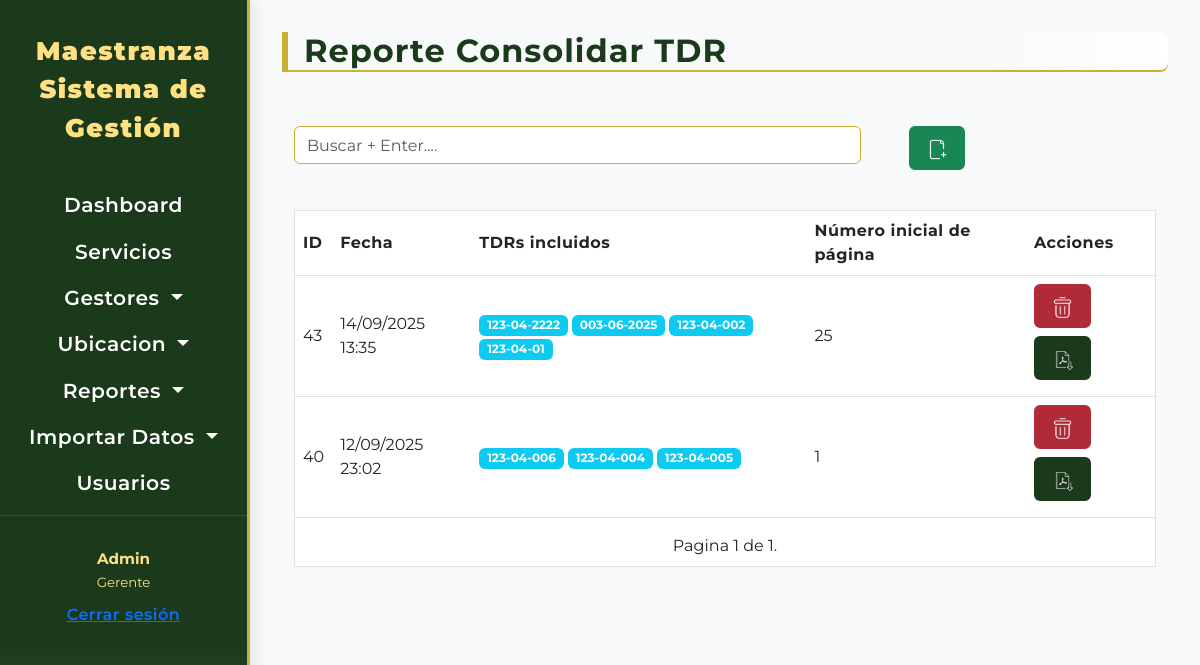
Before: /tdr/consolidados/ (signed in) with the older database file.
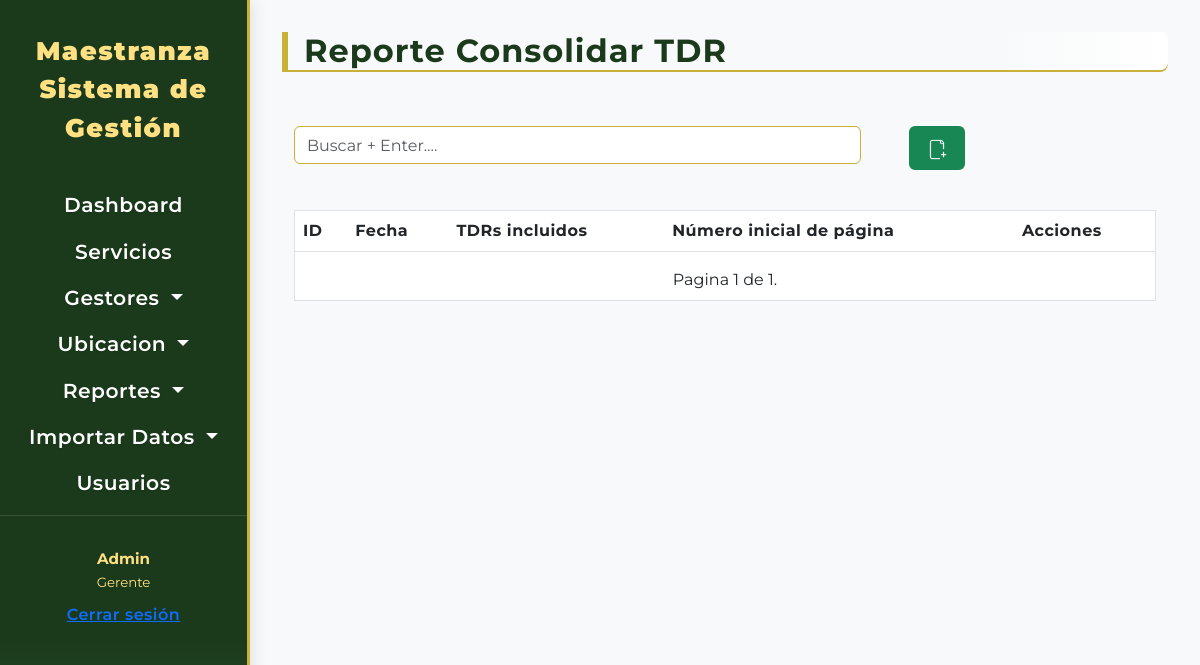
After: the same page with the newer database file.
### tdr/models.py (models this page shows, shortened)
class ConsolidadoTDR(models.Model):
    fecha = models.DateTimeField(auto_now_add=True)
    tdrs = models.ManyToManyField(Requerimiento, related_name='consolidados')
    start_page = models.PositiveIntegerField(default=1)
    def get_borrar_url(self):
        return reverse('consolidado_tdr_borrar', args=[self.id])

class Requerimiento(models.Model):
    vehiculo = models.ForeignKey(
        Vehiculo,
        on_delete=models.CASCADE,
        related_name='requerimientos',
        verbose_name="Vehículo del Requerimiento"
    )
    fecha_creacion = models.DateTimeField(
        auto_now_add=True,
        verbose_name="Fecha de Creación del TDR",
        db_index=True
    )
    informe_tecnico_nro = models.CharField(
        unique=True,
        max_length=50,
        blank=True,
        null=True,
        verbose_name="Nº Informe Técnico"
    )
    servicios_propuestos = models.ManyToManyField(
        DescripcionServicio,
        through='RequerimientoDescripcionDetalle',
        related_name='requerimientos_asociados_servicio',
        verbose_name="Servicios Propuestos en TDR"
    )
    piezas_propuestas = models.ManyToManyField(
        PiezaTDR,
        through='RequerimientoPiezaDetalle',
        related_name='en_requerimientos',
        verbose_name="Piezas Propuestas en TDR"
    )
    class Meta:
        verbose_name = "Requerimiento TDR"
        verbose_name_plural = "Requerimientos TDRs"
        ordering = ['-fecha_creacion']

### tdr/views.py (the view)
# urls.py: path('consolidados/', views.lista_consolidados, name='lista_consolidados'),
@login_required
def lista_consolidados(request):
    search = request.GET.get('search', '').strip()
    consolidados = ConsolidadoTDR.objects.all().order_by('-fecha')
    if search:
        consolidados = consolidados.filter(
            tdrs__informe_tecnico_nro__icontains=search
        ).distinct()
    consolidados = paginacion(request, consolidados)
    return render(request, 'requerimiento/lista_consolidados.html', {
        'consolidados': consolidados,
        'urlindex': 'lista_consolidados',
        'urlcrear': 'consolidado_tdr_seleccion',
    })

### maestranza/utils.py (called while the page is built)
def paginacion(request,modelo):
    paginator = Paginator(modelo, 10)
    page_number = request.GET.get('page',1)
    try:
        modelo = paginator.page(page_number)
    except EmptyPage:
        modelo = paginator.page(paginator.num_pages)
    except PageNotAnInteger:
        modelo = paginator.page(1)
    return modelo

### templates/requerimiento/lista_consolidados.html (shortened to what this page needs)
{% extends "components/tablas.html" %}
{% block titabla %}Reporte Consolidar TDR {% endblock titabla %}
{% block Thead %}
<th>ID</th>
<th>Fecha</th>
<th>TDRs incluidos</th>
<th>Número inicial de página</th>
<th>Acciones</th>
{% endblock Thead %}
{% block tbody %}
{% for consolidado in consolidados %}
<tr>
    <td>{{ consolidado.id }}</td>
    <td>{{ consolidado.fecha|date:"d/m/Y H:i" }}</td>
    <td>
        {% for tdr in consolidado.tdrs.all %}
            <span class="badge bg-info">{{ tdr.informe_tecnico_nro }}</span>
        {% empty %}
            <span class="text-muted">Ninguno</span>
        {% endfor %}
    </td>
    <td>{{ consolidado.start_page }}</td>
    {% include "includes/botones.html" with modelo=consolidado modelomodal='consolidado' modelo_id=consolidado.id %}
</tr>
{% endfor %}
{% endblock tbody %}
{% block tfoot %}
<td colspan="5">{% include "includes/pagination.html" with page=consolidados %}</td>
{% endblock tfoot %}

### templates/components/tablas.html (shortened to what this page needs)
{% extends "base/base.html" %}
{% load static %}
{% block content %}
    <div class="row m-2">
        <h2 class="crud-title">{% block titabla %}{% endblock titabla %}</h2>
    </div>
    <div class="row m-2">
        <div class="col-lg-8 col-xl-8 col-md-7 col-sm-5 mt-4">
            <form action="{% url urlindex %}" method="get" autocomplete="off">
                <input class="form-control w-100 w-md-25" type="search" name="search" placeholder="Buscar + Enter....">
        </div>
        <div class="col-lg-4 col-xl-4 col-md-5 col-sm-7 align-items-space  ">
            <a href="{% url urlcrear %}" class="btn btn-success btn-sm px-4 ms-4 mt-4"><img src="{% static 'img/add.png' %}"
                    alt=" "></a>
        </div>
    </div>
    <div class="m-2 row">
        <div class="col-12 col-lg-12 my-4 mb-lg-0">
            <div class="tab-content ">
                <table class="table table-hover border ">
                    <thead>
                        <tr>
                            {% block Thead %}{% endblock Thead %}
                        </tr>
                    </thead>
                    <tbody>
                        {% block tbody %}{% endblock tbody %}
                    </tbody>
                    <tfoot>
                        <tr>
                            {% block tfoot %}{% endblock tfoot %}
                        </tr>
                    </tfoot>
                </table>
            </div>
        </div>
    </div>
{% endblock content %}

### templates/base/base.html (shortened to what this page needs)
{% load static %}
<!DOCTYPE html>
<html lang="es">
<head>
  <link href="https://cdn.jsdelivr.net/npm/bootstrap@5.3.0/dist/css/bootstrap.min.css" rel="stylesheet">
  <link rel="stylesheet" href="https://cdn.jsdelivr.net/npm/bootstrap-icons@1.11.1/font/bootstrap-icons.css">
  <link rel="stylesheet" href="{% static 'css/base1.css' %}" />
</head>
<body style="min-height: 100vh;">
  <aside class="sidebar-bs5 d-flex flex-column">
    {% include 'includes/navegador.html' %}
  </aside>
  <section class="main-content-wrapper-bs5 flex-grow-1 p-4">
    {% block content %}{% endblock content %}
  </section>
</body>
</html>

### templates/includes/navegador.html (shortened to what this page needs)
<nav>
  <div class="system-title-bs5 text-center">
    Maestranza
    <br>Sistema de Gestión</br>
  </div>
  <div class="sidebar-section-title-bs5 text-center">
    <ul class="nav nav-pills flex-column mb-auto  mb-4 text-center">
      <li class="navbar-item">
        <a class="nav-link" href="{% url 'index' %}">Dashboard</a>
      </li>
      <li class="nav-item">
        <a class="nav-link" href="{% url 'servicio_lista' %}">Servicios</a>
      </li>
      <li class="nav-item dropdown">
        <a class="nav-link dropdown-toggle" href="#" role="button" data-bs-toggle="dropdown" aria-expanded="false">
          Gestores
        </a>
      </li>
      <li class="nav-item dropdown">
        <a class="nav-link dropdown-toggle" href="#" role="button" data-bs-toggle="dropdown" aria-expanded="false">
          Ubicacion
        </a>
      </li>
      <li class="nav-item dropdown">
        <a class="nav-link dropdown-toggle" href="#" role="button" data-bs-toggle="dropdown" aria-expanded="false">
          Reportes
        </a>
      </li>
      <li class="nav-item dropdown">
        <a class="nav-link dropdown-toggle" href="#" role="button" data-bs-toggle="dropdown" aria-expanded="false">
          Importar Datos
        </a>
      </li>
      <li class="nav-item"><a class="nav-link" href="{% url 'usuario_lista' %}">Usuarios</a></li>
    </ul>
  </div>
  <div class="sidebar-footer-bs5 text-center">
    <strong>Admin</strong><br />
    <small>Gerente</small><br />
    <form action="{% url 'logout' %}" method="post" style="display:inline;">
      <button type="submit" class="btn btn-link p-0 m-0 align-baseline">Cerrar sesión</button>
    </form>
  </div>
</nav>

### templates/includes/pagination.html (shortened to what this page needs)
<div class="pagination justify-content-center ">
    <span class="mx-auto step_links nav">
        <span class="current mt-2 ">
            Pagina {{page.number}} de {{page.paginator.num_pages}}.
        </span>
    </span>
</div>

### templates/includes/botones.html (shortened to what this page needs)
{% load static %}
<td>
    <span>
        <a class="btn btn-danger" href="{{ modelo.get_borrar_url }}"
            onclick="return confirm('¿Estás seguro de que deseas borrar este registro?');"><img
                src="{% static 'img/delete.png' %}" alt=" "></a>
        {% if modelomodal == 'consolidado' %}
            <a href="{% url 'generar_consolidado_tdr_pdf' %}?ids={% for tdr in modelo.tdrs.all %}{{ tdr.id }}{% if not forloop.last %},{% endif %}{% endfor %}&start_page={{ modelo.start_page }}"
               class="btn btn-primary" title="Descargar PDF consolidado" target="_blank">
                <img src="{% static 'img/exportar.png' %}" alt=" ">
            </a>
        {% endif %}
    </span>
</td>

### static/css/base1.css (style rules this page uses)
:root { --Primary-color: #1B3A1B; --Secondary-color: #2E5939; --Accent-color: #C9B037; --Text-color: #fff; --Sidebar-bg: #1B3A1B; --Sidebar-active: #C9B037; --Sidebar-hover: #2E5939; --Table-header-bg: #2E5939; --Table-header-text: #fff; --Table-row-hover: #e9f5e1; --Button-primary: #1B3A1B; --Button-primary-hover: #2E5939; --Button-danger: #b02a37; --Button-danger-hover: #7a1d25; --Button-secondary: #495057; --Button-secondary-hover: #343a40; --Input-border: #C9B037; --Input-focus: #2E5939; --sidebar-width-bs5: 250px; --sidebar-bg-mobile: rgba(27,58,27,0.97); }
body, .sidebar-bs5, .main-content-wrapper-bs5 { font-family: 'Montserrat', Arial, Helvetica, sans-serif; }
.sidebar-bs5 { position: fixed; top: 0; left: 0; width: var(--sidebar-width-bs5); height: 100vh; background: var(--Primary-color, #1b3a1b); color: #fff; z-index: 1061; transition: none; overflow-y: auto; box-shadow: 2px 0 8px rgba(0,0,0,0.15); }
@media (min-width: 992px) { .sidebar-bs5 { background: linear-gradient(180deg, #1B3A1B 80%, #2E5939 100%); box-shadow: 2px 0 16px rgba(0,0,0,0.10); border-right: 3px solid var(--Accent-color, #C9B037); padding-top: 2rem; min-height: 100vh; overflow-y: auto; } }
.system-title-bs5 { font-size: 1.6rem; font-weight: 900; color: #ffe082; letter-spacing: 1.5px; margin-bottom: 2.2rem; font-family: 'Montserrat', Arial, Helvetica, sans-serif; }
.sidebar-section-title-bs5 { font-size: 1.15rem; color: #ffe082; margin: 1.5rem 0 1rem 0; font-weight: 700; letter-spacing: 1px; text-align: center; border-bottom: 1px solid rgba(255,255,255,0.12); padding-bottom: 0.5rem; }
.sidebar-footer-bs5 { color: #ffe082; font-size: 0.95rem; margin: 2rem 0 1rem 0; }
.sidebar-bs5 nav, .sidebar-bs5 .nav, .sidebar-bs5 .sidebar-section-title-bs5 { text-align: center; width: 100%; }
.main-content-wrapper-bs5 { margin-left: var(--sidebar-width-bs5); min-height: 100vh; background-color: #f8f9fa; }
.sidebar-bs5 .nav-link, .sidebar-bs5 .dropdown-item { color: #fff !important; font-weight: 600; font-size: 1.1em; text-shadow: 0 1px 2px rgba(0,0,0,0.15); font-family: 'Montserrat', Arial, Helvetica, sans-serif; letter-spacing: 0.5px; }
a.btn > img { width: 1.3rem !important; height: 1.3rem !important; }
.btn { border-radius: 0.375rem !important; font-weight: 600 !important; font-size: 1rem !important; letter-spacing: 0.5px; padding: 0.5rem 1rem !important; box-shadow: none !important; border-width: 2px !important; margin-bottom: 0.5rem; white-space: normal; }
.form-control, .select2-container--default .select2-selection--single { border: 1.5px solid var(--Input-border) !important; border-radius: 0.375rem; background-color: #fff; color: #222; height: 38px !important; box-shadow: none; }
.table thead { background-color: var(--Table-header-bg); color: var(--Table-header-text); }
.table th, .table td { vertical-align: middle !important; }
.table th { font-weight: bold; letter-spacing: 0.5px; }
.crud-title { color: var(--Primary-color); font-weight: 700; font-size: 2rem; letter-spacing: 1px; border-left: 6px solid var(--Accent-color); padding-left: 16px; margin-bottom: 24px; background: linear-gradient(90deg, #f8f9fa 80%, #fff 100%); border-radius: 0 8px 8px 0; box-shadow: 0 2px 0 0 var(--Accent-color, #C9B037); }

Changed rows visible on the page:
removed ConsolidadoTDR: id "43", fecha "14/09/2025 13:35", start_page "25"
removed Requerimiento: informe_tecnico_nro "123-04-2222", shown under "43"
removed Requerimiento: informe_tecnico_nro "003-06-2025", shown under "43"
removed Requerimiento: informe_tecnico_nro "123-04-002", shown under "43"
no longer on this page (row edited): Requerimiento: informe_tecnico_nro "123-04-01", shown under "43"
removed ConsolidadoTDR: id "40", fecha "12/09/2025 23:02", start_page "1"
removed Requerimiento: informe_tecnico_nro "123-04-006", shown under "40"
removed Requerimiento: informe_tecnico_nro "123-04-004", shown under "40"
removed Requerimiento: informe_tecnico_nro "123-04-005", shown under "40"
